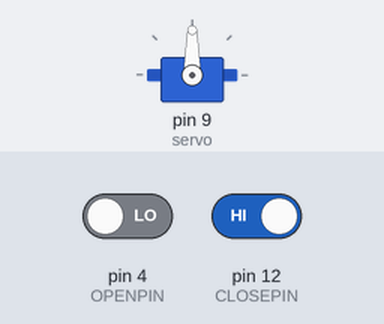
The sketch below on a simulated Arduino Uno, built with avr-gcc and run on an emulated ATmega328P. Shown: servo. The inputs (shaded band) are chosen by the test bench; at power-on: pin 4 (OPENPIN) LOW, pin 12 (CLOSEPIN) HIGH.

Above: at 1.2 s.
1.3 s: pin 4 (OPENPIN) driven HIGH and pin 12 (CLOSEPIN) driven LOW
At 2.2 s:
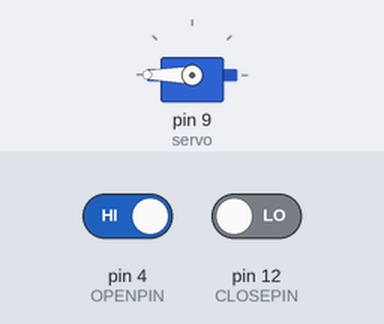
Timing chart, 0 to 4.3 s (numbered marks = the images above; inputs shaded):
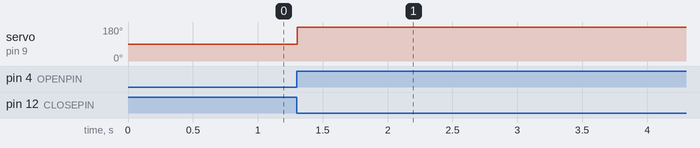

The sketch:

servo-code.ino
```cpp
#include <Servo.h>

Servo servo;

int OPENPIN = 4;
int CLOSEPIN = 12;

void setup() {
  servo.attach(9);
  pinMode(OPENPIN, INPUT);
  pinMode(CLOSEPIN, INPUT);
}

void loop() {
  // Open the door
  Serial.println(digitalRead(CLOSEPIN));
  if (digitalRead(OPENPIN) && !digitalRead(CLOSEPIN)){
    servo.write(180);
    delay(90);
  }
  // Close the door
  if (!digitalRead(OPENPIN) && digitalRead(CLOSEPIN)){
    servo.write(90);
    delay(90);
  }
  delay(10);
}
```

Measured:
- after the input at 1.3 s, servo on pin 9 (servo): 90° → 180° at once
